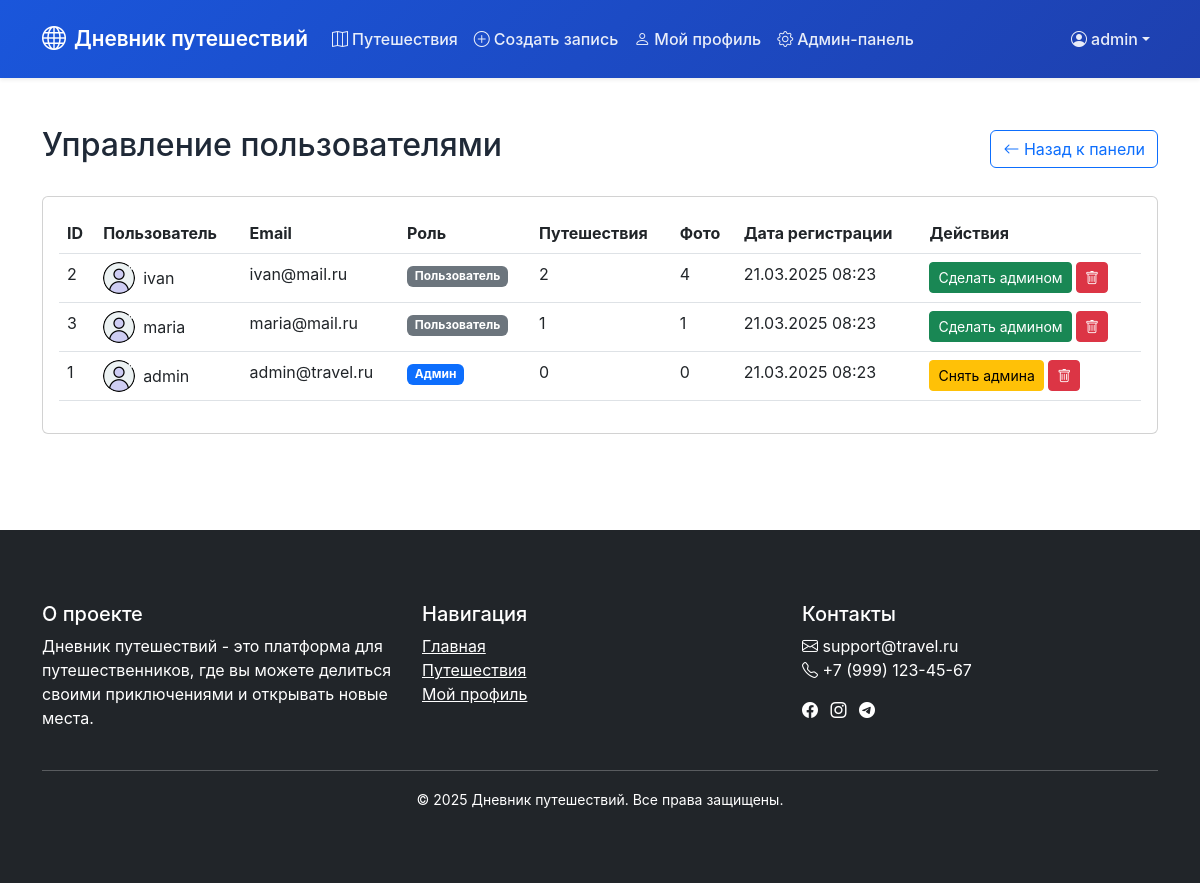
The page /admin/users.php (signed in) on the database its author committed.
### tables this page shows
CREATE TABLE `users` (
  `id` int NOT NULL AUTO_INCREMENT,
  `username` varchar(50) NOT NULL,
  `password` varchar(255) NOT NULL,
  `email` varchar(100) NOT NULL,
  `avatar` varchar(255) DEFAULT '/assets/img/default-avatar.jpg',
  `is_admin` tinyint(1) DEFAULT '0',
  `created_at` timestamp NULL DEFAULT CURRENT_TIMESTAMP,
  PRIMARY KEY (`id`),
  UNIQUE KEY `username` (`username`),
  UNIQUE KEY `email` (`email`)
);

### config.php (called while the page is built, shortened)
<?php
function checkAuth() {
    return isset($_SESSION['user_id']);
}
function isAdmin() {
    return isset($_SESSION['is_admin']) && $_SESSION['is_admin'] === true;
}
?>

### admin/users.php (the view, shortened to what this page needs)
<?php
require_once '../config.php';
$page = isset($_GET['page']) ? max(1, intval($_GET['page'])) : 1;
$per_page = 20;
$offset = ($page - 1) * $per_page;
$users = $conn->query("
    SELECT u.*,
           COUNT(DISTINCT t.id) as travels_count,
           COUNT(DISTINCT p.id) as photos_count
    FROM users u
    LEFT JOIN travels t ON u.id = t.user_id
    LEFT JOIN photos p ON t.id = p.travel_id
    GROUP BY u.id
    ORDER BY u.created_at DESC
    LIMIT $offset, $per_page
");
?>
<!DOCTYPE html>
<html lang="ru">
<head>
    <link href="https://cdn.jsdelivr.net/npm/bootstrap@5.3.0/dist/css/bootstrap.min.css" rel="stylesheet">
    <link rel="stylesheet" href="https://cdn.jsdelivr.net/npm/bootstrap-icons@1.11.0/font/bootstrap-icons.css">
    <link rel="stylesheet" href="/assets/css/style.css">
</head>
<body>
    <?php include '../includes/header.php'; ?>
    <main class="container py-5">
        <div class="d-flex justify-content-between align-items-center mb-4">
            <h2>Управление пользователями</h2>
            <a href="/admin/index.php" class="btn btn-outline-primary">
                <i class="bi bi-arrow-left"></i> Назад к панели
            </a>
        </div>
        <div class="card">
            <div class="card-body">
                <div class="table-responsive">
                    <table class="table">
                        <thead>
                            <tr>
                                <th>ID</th>
                                <th>Пользователь</th>
                                <th>Email</th>
                                <th>Роль</th>
                                <th>Путешествия</th>
                                <th>Фото</th>
                                <th>Дата регистрации</th>
                                <th>Действия</th>
                            </tr>
                        </thead>
                        <tbody>
                            <?php while ($user = $users->fetch_assoc()): ?>
                                <tr>
                                    <td><?= $user['id'] ?></td>
                                    <td>
                                        <div class="d-flex align-items-center">
                                            <img src="<?= $user['avatar'] ?>"
                                                 class="rounded-circle me-2"
                                                 style="width: 32px; height: 32px; object-fit: cover;">
                                            <?= $user['username'] ?>
                                        </div>
                                    </td>
                                    <td><?= $user['email'] ?></td>
                                    <td>
                                        <span class="badge bg-<?= $user['is_admin'] ? 'primary' : 'secondary' ?>">
                                            <?= $user['is_admin'] ? 'Админ' : 'Пользователь' ?>
                                        </span>
                                    </td>
                                    <td><?= $user['travels_count'] ?></td>
                                    <td><?= $user['photos_count'] ?></td>
                                    <td><?= date('d.m.Y H:i', strtotime($user['created_at'])) ?></td>
                                    <td>
                                        <?php if ($user['id'] !== $_SESSION['user_id']): ?>
                                            <form method="POST" class="d-inline"
                                                  onsubmit="return confirm('Вы уверены?');">
                                                <button type="submit" class="btn btn-sm btn-<?= $user['is_admin'] ? 'warning' : 'success' ?>">
                                                    <?= $user['is_admin'] ? 'Снять админа' : 'Сделать админом' ?>
                                                </button>
                                            </form>
                                            <form method="POST" class="d-inline"
                                                  onsubmit="return confirm('Вы уверены? Это действие нельзя отменить!');">
                                                <button type="submit" class="btn btn-sm btn-danger">
                                                    <i class="bi bi-trash"></i>
                                                </button>
                                            </form>
                                        <?php endif; ?>
                                    </td>
                                </tr>
                            <?php endwhile; ?>
                        </tbody>
                    </table>
                </div>
            </div>
        </div>
    </main>
    <?php include '../includes/footer.php'; ?>
</body>
</html>

### includes/header.php (shortened to what this page needs)
<!DOCTYPE html>
<html lang="ru">
<head>
    <link href="https://cdn.jsdelivr.net/npm/bootstrap@5.3.0/dist/css/bootstrap.min.css" rel="stylesheet">
    <link rel="stylesheet" href="https://cdn.jsdelivr.net/npm/bootstrap-icons@1.11.0/font/bootstrap-icons.css">
    <link rel="stylesheet" href="/assets/css/style.css">
</head>
<body>
<header>
    <nav class="navbar navbar-expand-lg shadow-sm">
        <div class="container">
            <a class="navbar-brand d-flex align-items-center" href="/">
                <i class="bi bi-globe me-2"></i>
                <span>Дневник путешествий</span>
            </a>
            <div class="collapse navbar-collapse" id="navbarNav">
                <ul class="navbar-nav me-auto">
                    <li class="nav-item">
                        <a class="nav-link" href="/travels/list.php">
                            <i class="bi bi-map me-1"></i>Путешествия
                        </a>
                    </li>
                    <?php if (checkAuth()): ?>
                        <li class="nav-item">
                            <a class="nav-link" href="/travels/create.php">
                                <i class="bi bi-plus-circle me-1"></i>Создать запись
                            </a>
                        </li>
                        <li class="nav-item">
                            <a class="nav-link" href="/profile/index.php">
                                <i class="bi bi-person me-1"></i>Мой профиль
                            </a>
                        </li>
                    <?php endif; ?>
                    <?php if (isAdmin()): ?>
                        <li class="nav-item">
                            <a class="nav-link" href="/admin/index.php">
                                <i class="bi bi-gear me-1"></i>Админ-панель
                            </a>
                        </li>
                    <?php endif; ?>
                </ul>
                <div class="navbar-nav">
                    <?php if (checkAuth()): ?>
                        <div class="nav-item dropdown">
                            <a class="nav-link dropdown-toggle d-flex align-items-center" href="#" role="button" data-bs-toggle="dropdown">
                                <i class="bi bi-person-circle me-1"></i>
                                <?= $_SESSION['username'] ?>
                            </a>
                        </div>
                    <?php endif; ?>
                </div>
            </div>
        </div>
    </nav>
</header>

### includes/footer.php
<footer class="bg-dark text-white">
    <div class="container py-4">
        <div class="row">
            <div class="col-md-4">
                <h5>О проекте</h5>
                <p>Дневник путешествий - это платформа для путешественников, где вы можете делиться своими приключениями и открывать новые места.</p>
            </div>
            <div class="col-md-4">
                <h5>Навигация</h5>
                <ul class="list-unstyled">
                    <li><a href="/" class="text-white">Главная</a></li>
                    <li><a href="/travels/list.php" class="text-white">Путешествия</a></li>
                    <?php if (checkAuth()): ?>
                        <li><a href="/profile/index.php" class="text-white">Мой профиль</a></li>
                    <?php endif; ?>
                </ul>
            </div>
            <div class="col-md-4">
                <h5>Контакты</h5>
                <ul class="list-unstyled">
                    <li><i class="bi bi-envelope"></i> support@travel.ru</li>
                    <li><i class="bi bi-telephone"></i> +7 (999) 123-45-67</li>
                </ul>
                <div class="social-links mt-3">
                    <a href="#" class="text-white me-2"><i class="bi bi-facebook"></i></a>
                    <a href="#" class="text-white me-2"><i class="bi bi-instagram"></i></a>
                    <a href="#" class="text-white me-2"><i class="bi bi-telegram"></i></a>
                </div>
            </div>
        </div>
        <hr class="mt-4">
        <div class="text-center">
            <small>&copy; <?= date('Y') ?> Дневник путешествий. Все права защищены.</small>
        </div>
    </div>
</footer>

### assets/css/style.css (style rules this page uses)
:root { --primary-color: #2563eb; --secondary-color: #475569; }
body { font-family: 'Inter', system-ui, -apple-system, sans-serif; color: #1f2937; }
.navbar { background-color: white; box-shadow: 0 2px 4px rgba(0, 0, 0, 0.1); }
.navbar-brand { font-weight: bold; color: var(--primary-color); }
footer { background-color: #1f2937; color: white; padding: 3rem 0; margin-top: 3rem; }

### includes/header.php (style rules this page uses)
.navbar { background: linear-gradient(135deg, #1a56db 0%, #1e40af 100%); padding: 1rem 0; }
.navbar-brand { color: white !important; font-weight: 600; font-size: 1.3rem; }
.navbar-brand i { font-size: 1.5rem; }
.nav-link { color: rgba(255, 255, 255, 0.9) !important; font-weight: 500; padding: 0.5rem 1rem; transition: all 0.2s ease; }

### rows shown on the page
users: id "2", avatar (placeholder picture), username "ivan", email "ivan@mail.ru", is_admin "Пользователь", travels_count "2", photos_count "4", created_at "21.03.2025 08:23"
users: id "3", avatar (placeholder picture), username "maria", email "maria@mail.ru", is_admin "Пользователь", travels_count "1", photos_count "1", created_at "21.03.2025 08:23"
users: id "1", avatar (placeholder picture), username "admin", email "admin@travel.ru", is_admin "Админ", travels_count "0", photos_count "0", created_at "21.03.2025 08:23"

### other values the page prints
$_SESSION['username'] "admin"
